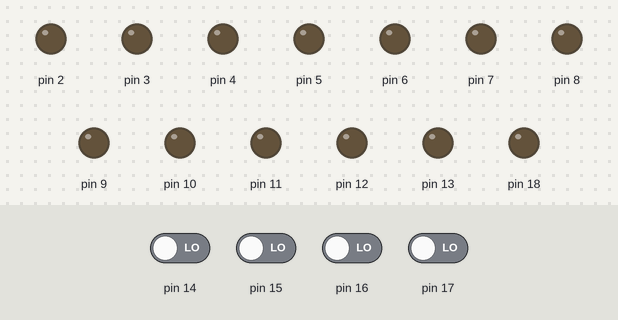
Simulated run of this sketch. Board: Arduino Uno, built with avr-gcc and run on an emulated ATmega328P. On the bench: output pins drawn as LEDs (lit = HIGH). The inputs (shaded band) are chosen by the test bench; at power-on: pin 14–17 LOW.

Above: at 1.2 s.
1.3 s: pin 14 driven HIGH
At 1.7 s:
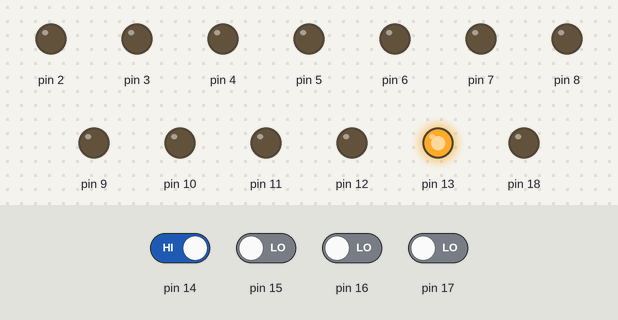
Timing chart, 0 to 4.3 s (numbered marks = the images above; inputs shaded):
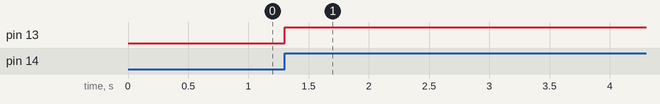

Measured:
- after the input at 1.3 s, pin 13: LOW → HIGH at once

The sketch:

if_2.ino
```cpp
#include <CaixaDeLogica.h>

CaixaDeLogica caixa;

void setup() {

}

int ultimoBotao = 0;
boolean estava_apertando = false;
void loop() {
  int botaoApertado = caixa.qualBotaoApertado();
  boolean esta_apertado = (botaoApertado != -1);
  if(esta_apertado && !estava_apertando)
  {
    caixa.setarLed(botaoApertado,0,true);
    if(botaoApertado != ultimoBotao)
      caixa.setarLed(ultimoBotao,0,false);
    ultimoBotao = botaoApertado;
  }

  estava_apertando = (botaoApertado != -1);
}
```
